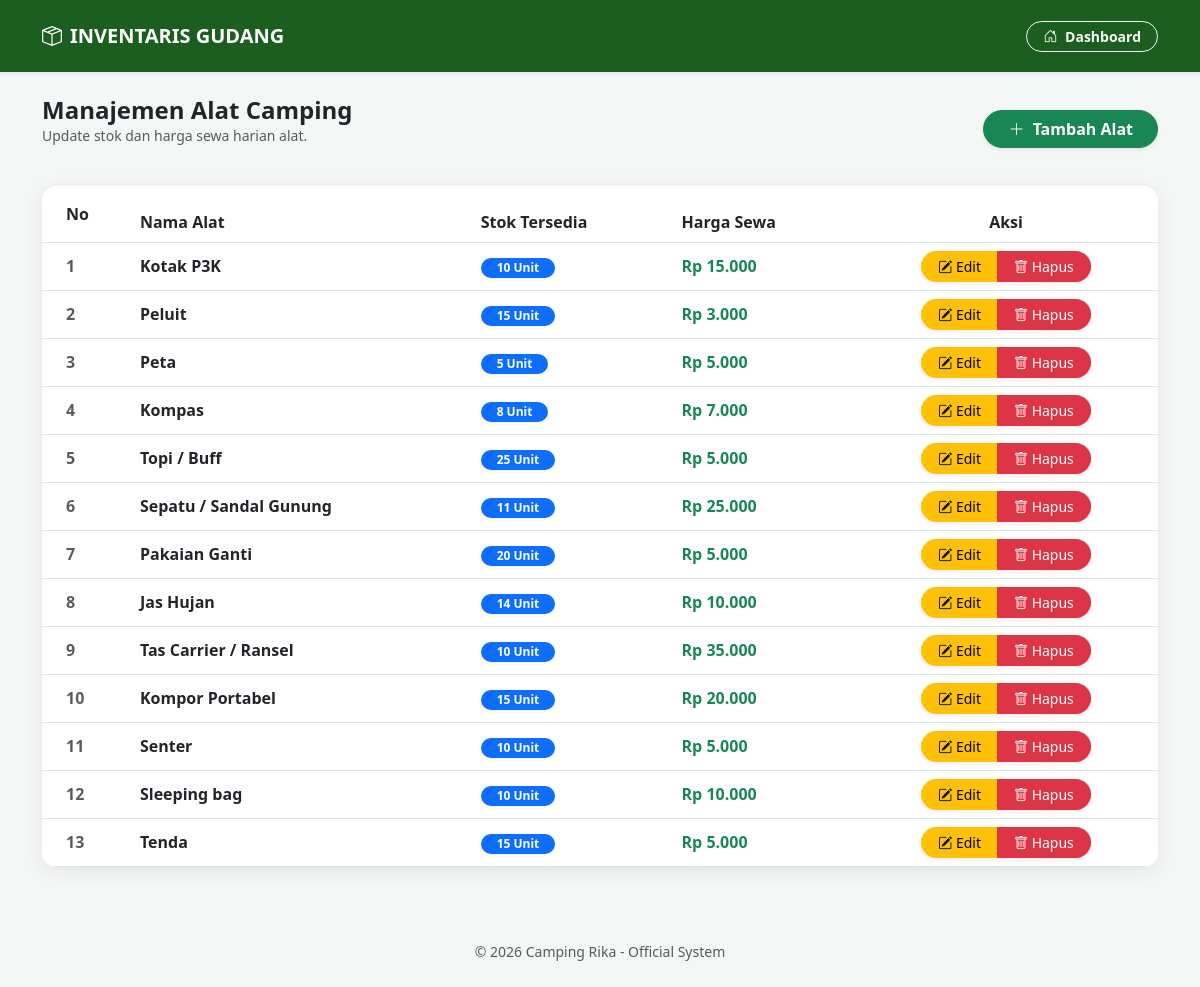
The page /peminjaman_alat_camping_rika/alat_tampil.php (signed in) on the database its author committed.
### tables this page shows
CREATE TABLE `tabel_alat` (
  `id_alat` int NOT NULL,
  `nama_alat` varchar(100) NOT NULL,
  `kategori` varchar(50) NOT NULL,
  `harga_sewa_perhari` decimal(12,2) NOT NULL,
  `stok` int NOT NULL,
  `kondisi` varchar(50) NOT NULL
);

### peminjaman_alat_camping_rika/alat_tampil.php (the view, shortened to what this page needs)
<?php
include 'koneksi.php';
?>
<!DOCTYPE html>
<html lang="id">
<head>
    <link href="https://cdn.jsdelivr.net/npm/bootstrap@5.3.0/dist/css/bootstrap.min.css" rel="stylesheet">
    <link rel="stylesheet" href="https://cdn.jsdelivr.net/npm/bootstrap-icons@1.11.1/font/bootstrap-icons.css">
</head>
<body>
<nav class="navbar navbar-rika shadow-sm p-3 mb-4">
    <div class="container">
        <span class="navbar-brand fw-bold text-white"><i class="bi bi-box-seam me-2"></i>INVENTARIS GUDANG</span>
        <a href="dashboard_admin.php" class="btn btn-outline-light btn-sm rounded-pill px-3 fw-bold">
            <i class="bi bi-house-door me-1"></i> Dashboard
        </a>
    </div>
</nav>
<div class="container">
    <div class="d-flex justify-content-between align-items-center mb-4">
        <div>
            <h4 class="fw-bold text-dark mb-0">Manajemen Alat Camping</h4>
            <p class="text-muted small">Update stok dan harga sewa harian alat.</p>
        </div>
        <a href="alat_tambah.php" class="btn btn-success rounded-pill px-4 fw-bold shadow-sm">
            <i class="bi bi-plus-lg me-1"></i> Tambah Alat
        </a>
    </div>
    <div class="card card-table">
        <div class="card-body p-0">
            <div class="table-responsive">
                <table class="table table-hover align-middle mb-0">
                    <thead>
                        <tr>
                            <th class="ps-4 py-3">No</th>
                            <th>Nama Alat</th>
                            <th>Stok Tersedia</th>
                            <th>Harga Sewa</th>
                            <th class="text-center">Aksi</th>
                        </tr>
                    </thead>
                    <tbody>
                        <?php
                        $no = 1;
                        $query = mysqli_query($conn, "SELECT * FROM tabel_alat ORDER BY id_alat DESC");
                        if (!$query) {
                            echo "<tr><td colspan='5' class='text-center py-5 text-danger'>
                                    <i class='bi bi-exclamation-triangle fs-1'></i><br>
                                    Tabel 'tabel_alat' tidak ditemukan di database!
                                  </td></tr>";
                        } elseif (mysqli_num_rows($query) == 0) {
                            echo "<tr><td colspan='5' class='text-center py-5 text-muted'>Belum ada data alat.</td></tr>";
                        } else {
                            while($row = mysqli_fetch_assoc($query)) {
                        ?>
                        <tr>
                            <td class="ps-4 fw-bold text-muted"><?= $no++; ?></td>
                            <td class="fw-bold"><?= $row['nama_alat']; ?></td>
                            <td>
                                <span class="badge <?= ($row['stok'] > 0) ? 'bg-primary' : 'bg-danger'; ?> rounded-pill px-3">
                                    <?= $row['stok']; ?> Unit
                                </span>
                            </td>
                            <td class="fw-bold text-success">
                                Rp <?= number_format($row['harga_sewa_perhari'], 0, ',', '.'); ?>
                            </td>
                            <td class="text-center">
                                <div class="btn-group shadow-sm rounded-pill overflow-hidden">
                                    <a href="alat_edit.php?id=<?= $row['id_alat']; ?>" class="btn btn-warning btn-sm px-3">
                                        <i class="bi bi-pencil-square"></i> Edit
                                    </a>
                                    <a href="alat_hapus.php?id=<?= $row['id_alat']; ?>" class="btn btn-danger btn-sm px-3"
                                       onclick="return confirm('Yakin ingin menghapus alat ini?')">
                                        <i class="bi bi-trash"></i> Hapus
                                    </a>
                                </div>
                            </td>
                        </tr>
                        <?php
                            }
                        }
                        ?>
                    </tbody>
                </table>
            </div>
        </div>
    </div>
</div>
<footer class="text-center text-muted mt-5 py-4">
    <small>&copy; 2026 Camping Rika - Official System</small>
</footer>
</body>
</html>

### peminjaman_alat_camping_rika/alat_tampil.php (style rules this page uses)
body { background: #f4f7f6; font-family: 'Segoe UI', sans-serif; }
.navbar-rika { background: #1b5e20; color: white; }
.card-table { border: none; border-radius: 15px; box-shadow: 0 4px 20px rgba(0,0,0,0.08); overflow: hidden; }
.table thead { background: #e8f5e9; color: #2e7d32; }

### rows shown on the page
tabel_alat: nama_alat "Kotak P3K", stok "10", harga_sewa_perhari "15.000"
tabel_alat: nama_alat "Peluit", stok "15", harga_sewa_perhari "3.000"
tabel_alat: nama_alat "Peta", stok "5", harga_sewa_perhari "5.000"
tabel_alat: nama_alat "Kompas", stok "8", harga_sewa_perhari "7.000"
tabel_alat: nama_alat "Topi / Buff", stok "25", harga_sewa_perhari "5.000"
tabel_alat: nama_alat "Sepatu / Sandal Gunung", stok "11", harga_sewa_perhari "25.000"
tabel_alat: nama_alat "Pakaian Ganti", stok "20", harga_sewa_perhari "5.000"
tabel_alat: nama_alat "Jas Hujan", stok "14", harga_sewa_perhari "10.000"
tabel_alat: nama_alat "Tas Carrier / Ransel", stok "10", harga_sewa_perhari "35.000"
tabel_alat: nama_alat "Kompor Portabel", stok "15", harga_sewa_perhari "20.000"
tabel_alat: nama_alat "Senter", stok "10", harga_sewa_perhari "5.000"
tabel_alat: nama_alat "Sleeping bag", stok "10", harga_sewa_perhari "10.000"
tabel_alat: nama_alat "Tenda", stok "15", harga_sewa_perhari "5.000"
